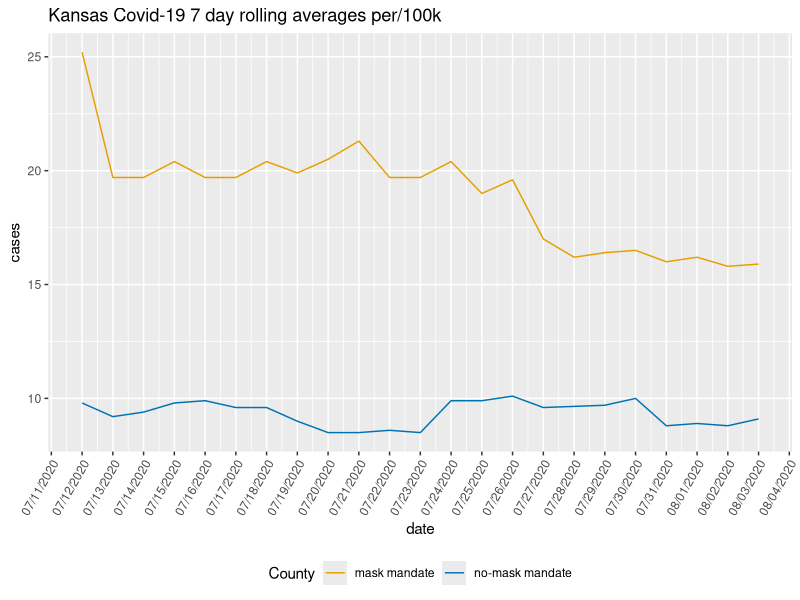

Recreate this plot in R.
## ---- chunk 1
#| label: load-packages
#| message: false
#| warning: false
library(tidyverse)
## ---- chunk 2
#| label: r-data
#| echo: false
#| message: false
kansas_covid <- read_csv("exercises/data/kansas_covid.csv")
## ---- chunk 3
#| eval: true
kansas_covid |>
  pivot_longer(!date, names_to = "County" , values_to = "cases") |>
  mutate(date = as.Date(date, format = "%m/%d/%Y")) |>
  ggplot(
    aes(x = date , y = cases , color = County)
  ) +
  geom_line() +
  scale_color_manual(values = c("mask mandate" = "#E69F00",
                                "no-mask mandate" = "#0072B2")) +
  scale_x_date(date_labels = "%m/%d/%Y", date_breaks = "1 day") + 
  theme(axis.text.x = element_text(angle = 60, hjust = 1),
        legend.position = "bottom") + 
  labs(title = "Kansas Covid-19 7 day rolling averages per/100k")
